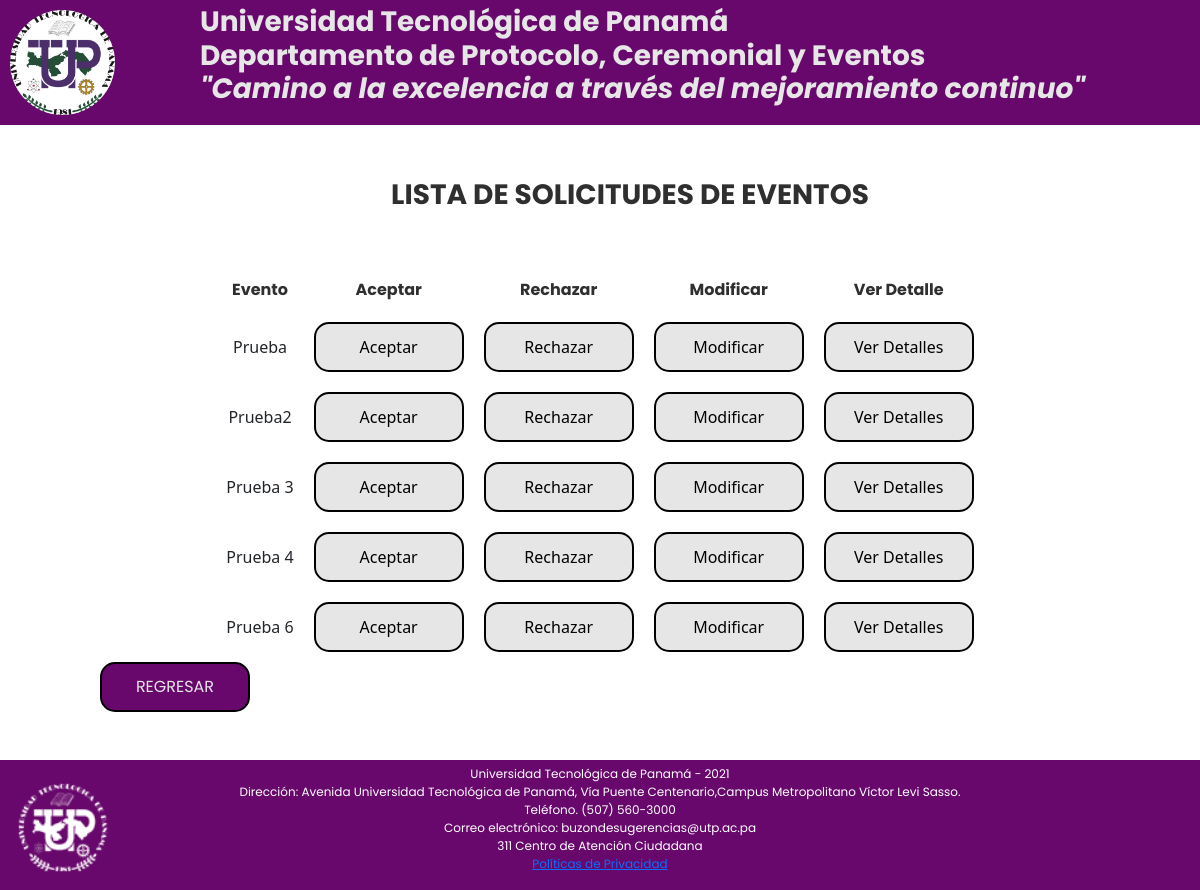
The app's page /paginas/aprobarEvento.php (signed in) with its own data.
### tables this page shows
CREATE TABLE `orden` (
  `idOrden` int(11) NOT NULL,
  `fechaActividad` date NOT NULL,
  `horaActividad` time NOT NULL,
  `fechaRetiro` date NOT NULL,
  `fechaDevolucion` date NOT NULL,
  `observacion` varchar(250) NOT NULL,
  `idLugar` int(11) NOT NULL,
  `idFacultad` int(11) NOT NULL,
  `nomActividad2` varchar(300) DEFAULT NULL,
  `estado` varchar(100) NOT NULL
);

### paginas/aprobarEvento.php (the view, shortened to what this page needs)
<?php
    include("../procesos/consultaUser.php");
    $sql=$conn->query("SELECT * FROM orden");
?>
<!DOCTYPE html>
<html>
<head>
	<link rel="stylesheet" type="text/css" href="../CSS/estilo.css">
    <link href ="../CSS/bootstrap.min.css" rel ="stylesheet">
    <link href="../CSS/list-groups.css" rel="stylesheet">
</head>
<body class="cuerpo">
	<div id="page-container">
   		<div id="content-wrap">
            <header class="tope">
                <img src="../imagenes/logo.png" class="logo">
                <h3 class="titulosHeader">Universidad Tecnológica de Panamá<br>Departamento de Protocolo, Ceremonial y Eventos<br><i>"Camino a la excelencia a través del mejoramiento continuo"</i></h3>
            </header>
            <br><br>
            <div class="centrar">
                <h3 class="titulosHeaderBlack">LISTA DE SOLICITUDES DE EVENTOS</h3>
            </div>
            <br><br>
                <div class=centrar>
                    <table align="center" cellspacing="20" cellpadding="10">
                        <thead>
                            <tr>
                                <th class="textoCuerpoBlack">Evento</th>
                                <th class="textoCuerpoBlack">Aceptar</th>
                                <th class="textoCuerpoBlack">Rechazar</th>
                                <th class="textoCuerpoBlack">Modificar</th>
                                <th class="textoCuerpoBlack">Ver Detalle</th>
                            </tr>
                        </thead>
                        <tbody>
                            <?php while ($ordenes=$sql->fetch(PDO::FETCH_OBJ)) {  ?>
                            <tr>
                                <td> <?php echo $ordenes->nomActividad2; ?> </td>
                                <td>
                                    <form action="../procesos/aceptar.php" method="POST">
                                        <button class="butonLogout" type="submit">Aceptar</button>
                                    </form>
                                </td>
                                <td>
                                    <form action="../procesos/aceptar.php" method="POST">
                                        <button class="butonLogout" type="submit">Rechazar</button>
                                    </form>
                                </td>
                                <td>
                                    <form action="../procesos/aceptar.php" method="POST">
                                        <button class="butonLogout" type="submit">Modificar</button>
                                    </form>
                                </td>
                                <td>
                                    <button class="butonLogout" type="submit">Ver Detalles</button>
                                </td>
                            </tr>
                            <?php } ?>
                        </tbody>
                    </table>
                </div>
                <div>
                    <a href="menuPrincipal.php"><button class="redondo espacioBoton5" type="submit"><label class="textoCuerpo">REGRESAR</label></button></a>
                <div>
                <br><br>
	    </div>
	</div>
	<footer id="footer">
		<img src="../imagenes/logo-footer.png" class="logo">
		Universidad Tecnológica de Panamá - 2021
		<br>
        Dirección: Avenida Universidad Tecnológica de Panamá, Vía Puente Centenario,Campus Metropolitano Víctor Levi Sasso.
        <br>
        Teléfono. (507) 560-3000
        <br>
        Correo electrónico: buzondesugerencias@utp.ac.pa
        <br>
        311 Centro de Atención Ciudadana
        <br>
        <a class="politicas" href="https://aig.gob.pa/acercade/disclaimer/">Políticas de Privacidad</a>
	</footer>
	</div>
</body>
</html>

### CSS/estilo.css (style rules this page uses)
html { background-color: #68086c; }
.titulosHeader { font-family: 'Poppins', sans-serif; padding-left: 200px; padding-top: 5px; text-align: left; font-weight: bold; color:#e6e6e7 ; }
.titulosHeaderBlack { font-family: 'Poppins', sans-serif; padding-top: 5px; padding-left:60px; text-align: left; font-weight: bold; color:#2f2f2f ; }
.textoCuerpo { font-family: 'Poppins', sans-serif; color:#e6e6e7 ; }
.textoCuerpoBlack { font-family: 'Poppins', sans-serif; color:#2f2f2f ; }
.centrar { text-align: center; display: flex; justify-content: center; align-items: center; }
body { width:100%; background-color:#FFFFFF; margin:auto; }
.tope { width:100%; height:125px; padding-top: 0px; background-color: #68086c; text-align: center; }
.cuerpo { background-color: #FFFFFF; }
#page-container { position: relative; min-height: 100vh; }
#content-wrap { padding-bottom: 7.5rem; }
#footer { position: absolute; bottom: 0; width: 100%; height: 7.5rem; background-color: #68086c; text-align: center; font-family: 'Poppins', sans-serif; color:#FFFFFF; padding-top: 5px; font-size: 12px; }
.logo { position:absolute; left:0px; width: 125px; height: 125px; padding: 10px; }
.redondo { border-radius: 15px; border-color: #d3c0d3; border: 2px solid; padding: 5px; width: 150px; height: 50px; background-color: #68086c; }
.butonLogout { border-radius: 15px; border-color: #d3c0d3; border: 2px solid; padding: 5px; width: 150px; height: 50px; background-color: #e6e6e7; }
.espacioBoton5 { margin-left: 100px; }

### records on screen
orden: nomActividad2 "Prueba"
orden: nomActividad2 "Prueba2"
orden: nomActividad2 "Prueba 3"
orden: nomActividad2 "Prueba 4"
orden: nomActividad2 "Prueba 6"
